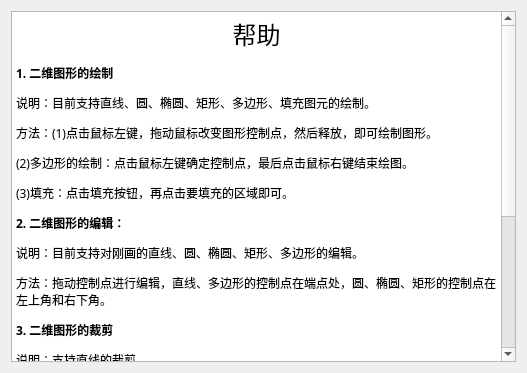
<?xml version="1.0" encoding="UTF-8"?>
<ui version="4.0">
 <class>HelpDialog</class>
 <widget class="QDialog" name="HelpDialog">
  <property name="geometry">
   <rect>
    <x>0</x>
    <y>0</y>
    <width>527</width>
    <height>373</height>
   </rect>
  </property>
  <property name="windowTitle">
   <string>Dialog</string>
  </property>
  <property name="modal">
   <bool>false</bool>
  </property>
  <layout class="QGridLayout" name="gridLayout">
   <item row="0" column="0">
    <widget class="QTextBrowser" name="textBrowser">
     <property name="enabled">
      <bool>true</bool>
     </property>
     <property name="font">
      <font>
       <family>微软雅黑 Light</family>
      </font>
     </property>
     <property name="cursor" stdset="0">
      <cursorShape>ArrowCursor</cursorShape>
     </property>
     <property name="html">
      <string>&lt;!DOCTYPE HTML PUBLIC &quot;-//W3C//DTD HTML 4.0//EN&quot; &quot;http://www.w3.org/TR/REC-html40/strict.dtd&quot;&gt;
&lt;html&gt;&lt;head&gt;&lt;meta name=&quot;qrichtext&quot; content=&quot;1&quot; /&gt;&lt;style type=&quot;text/css&quot;&gt;
p, li { white-space: pre-wrap; }
&lt;/style&gt;&lt;/head&gt;&lt;body style=&quot; font-family:'微软雅黑 Light'; font-size:9pt; font-weight:400; font-style:normal;&quot;&gt;
&lt;p align=&quot;center&quot; style=&quot; margin-top:12px; margin-bottom:12px; margin-left:0px; margin-right:0px; -qt-block-indent:0; text-indent:0px;&quot;&gt;&lt;span style=&quot; font-family:'SimSun'; font-size:18pt;&quot;&gt;帮助&lt;/span&gt;&lt;/p&gt;
&lt;p style=&quot; margin-top:12px; margin-bottom:12px; margin-left:0px; margin-right:0px; -qt-block-indent:0; text-indent:0px;&quot;&gt;&lt;span style=&quot; font-family:'SimSun'; font-weight:600;&quot;&gt;1. 二维图形的绘制&lt;/span&gt;&lt;/p&gt;
&lt;p style=&quot; margin-top:12px; margin-bottom:12px; margin-left:0px; margin-right:0px; -qt-block-indent:0; text-indent:0px;&quot;&gt;&lt;span style=&quot; font-family:'SimSun';&quot;&gt;说明：目前支持直线、圆、椭圆、矩形、多边形、填充图元的绘制。&lt;/span&gt;&lt;/p&gt;
&lt;p style=&quot; margin-top:12px; margin-bottom:12px; margin-left:0px; margin-right:0px; -qt-block-indent:0; text-indent:0px;&quot;&gt;&lt;span style=&quot; font-family:'SimSun';&quot;&gt;方法：(1)点击鼠标左键，拖动鼠标改变图形控制点，然后释放，即可绘制图形。&lt;/span&gt;&lt;/p&gt;
&lt;p style=&quot; margin-top:12px; margin-bottom:12px; margin-left:0px; margin-right:0px; -qt-block-indent:0; text-indent:0px;&quot;&gt;&lt;span style=&quot; font-family:'SimSun';&quot;&gt;(2)多边形的绘制：点击鼠标左键确定控制点，最后点击鼠标右键结束绘图。&lt;/span&gt;&lt;/p&gt;
&lt;p style=&quot; margin-top:12px; margin-bottom:12px; margin-left:0px; margin-right:0px; -qt-block-indent:0; text-indent:0px;&quot;&gt;&lt;span style=&quot; font-family:'SimSun';&quot;&gt;(3)填充：点击填充按钮，再点击要填充的区域即可。&lt;/span&gt;&lt;/p&gt;
&lt;p style=&quot; margin-top:12px; margin-bottom:12px; margin-left:0px; margin-right:0px; -qt-block-indent:0; text-indent:0px;&quot;&gt;&lt;span style=&quot; font-family:'SimSun'; font-weight:600;&quot;&gt;2. 二维图形的编辑：&lt;/span&gt;&lt;/p&gt;
&lt;p style=&quot; margin-top:12px; margin-bottom:12px; margin-left:0px; margin-right:0px; -qt-block-indent:0; text-indent:0px;&quot;&gt;&lt;span style=&quot; font-family:'SimSun';&quot;&gt;说明：目前支持对刚画的直线、圆、椭圆、矩形、多边形的编辑。&lt;/span&gt;&lt;/p&gt;
&lt;p style=&quot; margin-top:12px; margin-bottom:12px; margin-left:0px; margin-right:0px; -qt-block-indent:0; text-indent:0px;&quot;&gt;&lt;span style=&quot; font-family:'SimSun';&quot;&gt;方法：拖动控制点进行编辑，直线、多边形的控制点在端点处，圆、椭圆、矩形的控制点在左上角和右下角。&lt;/span&gt;&lt;/p&gt;
&lt;p style=&quot; margin-top:12px; margin-bottom:12px; margin-left:0px; margin-right:0px; -qt-block-indent:0; text-indent:0px;&quot;&gt;&lt;span style=&quot; font-family:'SimSun'; font-weight:600;&quot;&gt;3. 二维图形的裁剪&lt;/span&gt;&lt;/p&gt;
&lt;p style=&quot; margin-top:12px; margin-bottom:12px; margin-left:0px; margin-right:0px; -qt-block-indent:0; text-indent:0px;&quot;&gt;&lt;span style=&quot; font-family:'SimSun';&quot;&gt;说明：支持直线的裁剪&lt;/span&gt;&lt;/p&gt;
&lt;p style=&quot; margin-top:12px; margin-bottom:12px; margin-left:0px; margin-right:0px; -qt-block-indent:0; text-indent:0px;&quot;&gt;&lt;span style=&quot; font-family:'SimSun';&quot;&gt;方法：先点击选择工具，框出要裁剪的直线，然后点击裁剪按钮即可，裁剪窗口可通过拖动左上角和右下角的控制点进行编辑。&lt;/span&gt;&lt;/p&gt;
&lt;p style=&quot; margin-top:12px; margin-bottom:12px; margin-left:0px; margin-right:0px; -qt-block-indent:0; text-indent:0px;&quot;&gt;&lt;span style=&quot; font-family:'SimSun'; font-weight:600;&quot;&gt;4. 二维图形的变换&lt;/span&gt;&lt;/p&gt;
&lt;p style=&quot; margin-top:12px; margin-bottom:12px; margin-left:0px; margin-right:0px; -qt-block-indent:0; text-indent:0px;&quot;&gt;&lt;span style=&quot; font-family:'SimSun';&quot;&gt;说明：支持对刚画的直线、圆、椭圆、矩形、多边形的旋转和缩放&lt;/span&gt;&lt;/p&gt;
&lt;p style=&quot; margin-top:12px; margin-bottom:12px; margin-left:0px; margin-right:0px; -qt-block-indent:0; text-indent:0px;&quot;&gt;&lt;span style=&quot; font-family:'SimSun';&quot;&gt;方法：画完图形后，拖动右边旋转和缩放的滚动条即可&lt;/span&gt;&lt;/p&gt;
&lt;p style=&quot; margin-top:12px; margin-bottom:12px; margin-left:0px; margin-right:0px; -qt-block-indent:0; text-indent:0px;&quot;&gt;&lt;span style=&quot; font-family:'SimSun'; font-weight:600;&quot;&gt;5.二维图像的保存&lt;/span&gt;&lt;/p&gt;
&lt;p style=&quot; margin-top:12px; margin-bottom:12px; margin-left:0px; margin-right:0px; -qt-block-indent:0; text-indent:0px;&quot;&gt;&lt;span style=&quot; font-family:'SimSun';&quot;&gt;说明：可将当前画布上的图像保存为文件，支持jpg格式&lt;/span&gt;&lt;/p&gt;
&lt;p style=&quot; margin-top:12px; margin-bottom:12px; margin-left:0px; margin-right:0px; -qt-block-indent:0; text-indent:0px;&quot;&gt;&lt;span style=&quot; font-family:'SimSun';&quot;&gt;方法：点击保存按钮，选择路径和文件名即可。&lt;/span&gt;&lt;/p&gt;&lt;/body&gt;&lt;/html&gt;</string>
     </property>
    </widget>
   </item>
  </layout>
 </widget>
 <resources/>
 <connections/>
</ui>
